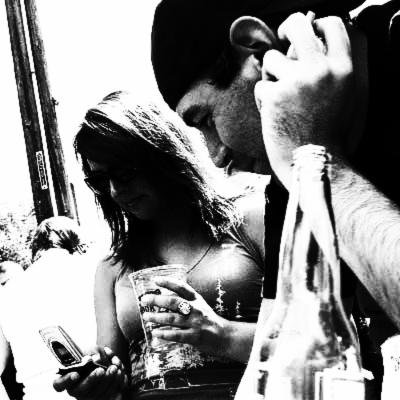
#> input picture outputs/enhanced_Y/img1.jpg, 400 x 400 px; its folder holds only this picture in this run
$ python main.py --input outputs/enhanced_Y/img1.jpg
#> lines starting #> are read from the running program, lines starting #| are printed output that depends on the picture
### utils.py
# utils.py
import numpy as np
from PIL import Image
import os

def ensure_dirs(paths):
    for p in paths:
        os.makedirs(p, exist_ok=True)

# [10 lines left out: function load_image, not called in this run]

def load_maybe_gray(path):
    """
    Load and return either HxW grayscale (2D) or HxWx3 RGB (3D) depending on file.
    We'll use Pillow to inspect mode.
    """
    im = Image.open(path)
    if im.mode == "L":
        arr = np.asarray(im).astype(np.float32)
        return arr  # 2D
    else:
        im = im.convert("RGB")
        return np.asarray(im).astype(np.float32)

def save_rgb(path, arr):
    a = np.clip(arr, 0, 255).astype(np.uint8)
    Image.fromarray(a).save(path)

def save_gray(path, arr):
    a = np.clip(arr, 0, 255).astype(np.uint8)
    Image.fromarray(a).convert("L").save(path)

# [8 lines left out: function is_grayscale_array, not called in this run]

# YUV conversion (BT.601 / simple)
def rgb_to_yuv(rgb):
    # rgb in float32 [0,255]
    R = rgb[...,0]; G = rgb[...,1]; B = rgb[...,2]
    Y = 0.299*R + 0.587*G + 0.114*B
    U = -0.14713*R - 0.28886*G + 0.436*B
    V = 0.615*R - 0.51499*G - 0.10001*B
    return Y, U, V

def yuv_to_rgb(Y, U, V):
    R = Y + 1.13983*V
    G = Y - 0.39465*U - 0.58060*V
    B = Y + 2.03211*U
    return np.stack([R, G, B], axis=-1)

def grayscale_from_rgb(rgb):
    Y, _, _ = rgb_to_yuv(rgb)
    return Y

### enhance.py
# enhance.py
import numpy as np
from scipy.ndimage import gaussian_filter

def contrast_stretching_cst(r, E=0.5):
    """
    Contrast Stretching Transformation (CST)
    Equation (1)
    """
    m = np.mean(r)
    scale = 128.0
    s = m + (r - m) / (1.0 + np.exp(-E * (r - m) / scale))
    return s

def logistic_s_curve(r, k=10.0):
    """
    Logistic S-Curve
    Equation (2)
    """
    r_norm = (r - 128.0) / 128.0
    l = 1.0 / (1.0 + np.exp(-k * r_norm))
    return l * 255.0

def lip_combine(s, l, W=1.0):
    """
    LIP Combination
    Equation (3) + Power (4)
    """
    L0 = 255.0
    p = (s + l - (s * l) / L0)
    p = np.maximum(p, 0.0)
    pW = np.power(p / L0, np.maximum(W, 1e-6)) * L0
    return pW

def adaptive_linear_stretch(pW):
    """
    Adaptive Stretch
    Equation (5)(6)(7)
    """
    pmin = pW.min()
    pmax = pW.max()
    if pmax - pmin < 1e-8:
        return np.clip(pW, 0, 255)
    alpha = 255.0 / (pmax - pmin)
    beta = -pmin * alpha
    n = alpha * pW + beta
    return np.clip(n, 0, 255)

def enhance_grayscale(Y, W=3.0, E=0.5, k_log=10.0, smooth_sigma=0.5):
    """
    Full Journal 1 Enhancement Pipeline
    """
    s = contrast_stretching_cst(Y, E=E)
    l = logistic_s_curve(Y, k=k_log)
    pW = lip_combine(s, l, W=W)

    if smooth_sigma and smooth_sigma > 0:
        pW = gaussian_filter(pW, sigma=smooth_sigma)

    n = adaptive_linear_stretch(pW)
    return n

### colorize.py
# colorize.py
import numpy as np
from scipy.sparse import lil_matrix, csr_matrix, diags
from scipy.sparse.linalg import spsolve, lsqr
from tqdm import tqdm

def get_4_neighbors(h, w):
    # returns neighbor lists for each pixel index
    neigh = [[] for _ in range(h*w)]
    for y in range(h):
        for x in range(w):
            i = y*w + x
            if x > 0: neigh[i].append(i-1)
            if x < w-1: neigh[i].append(i+1)
            if y > 0: neigh[i].append(i-w)
            if y < h-1: neigh[i].append(i+w)
    return neigh

def build_linear_system(Y, known_mask, known_vals, sigma=5.0):
    """
    Build A x = b for Levin-style color propagation.
    - Y: HxW luminance
    - known_mask: HxW boolean (True where the chroma value is known / seed)
    - known_vals: HxW float values at seeds (0 elsewhere)
    - sigma: controls weight sensitivity
    """
    h, w = Y.shape
    N = h*w
    neigh = get_4_neighbors(h,w)
    A = lil_matrix((N, N), dtype=np.float32)
    b = np.zeros(N, dtype=np.float32)

    Yf = Y.flatten()
    known_mask_f = known_mask.flatten()
    known_vals_f = known_vals.flatten()

    for i in range(N):
        if known_mask_f[i]:
            A[i, i] = 1.0
            b[i] = known_vals_f[i]
        else:
            wsum = 0.0
            weights = []
            yi = Yf[i]
            for j in neigh[i]:
                yj = Yf[j]
                wij = np.exp(-((yi - yj)**2) / (2.0 * (sigma**2) + 1e-12))
                weights.append((j, wij))
                wsum += wij
            if wsum < 1e-12:
                # fallback: simple Laplacian
                A[i, i] = 1.0
                for j in neigh[i]:
                    A[i, j] = -1.0 / len(neigh[i])
            else:
                A[i, i] = 1.0
                for j, wij in weights:
                    A[i, j] = -wij / (wsum + 1e-12)
            b[i] = 0.0
    return csr_matrix(A), b

def solve_channel(Y, seeds_mask, seeds_vals, sigma=5.0):
    """
    Solve for a single chroma channel (U or V).
    seeds_mask, seeds_vals are HxW arrays.
    """
    A, b = build_linear_system(Y, seeds_mask, seeds_vals, sigma=sigma)
    # Add regularization to avoid singular matrix (use sparse diagonal for efficiency)
    reg_diag = diags([1e-6] * A.shape[0], offsets=0, format='csr')
    A_reg = A + reg_diag
    try:
        x = spsolve(A_reg, b)
    except RuntimeError as e:
        # Fallback: use least-squares (more robust)
        result = lsqr(A_reg, b, atol=1e-6, btol=1e-6)
        x = result[0]
    return x.reshape(Y.shape)

def sample_seeds_from_channel(channel, seed_ratio=0.05, rng_seed=0):
    """
    Randomly sample pixels from a true chroma channel to use as seeds.
    Returns mask and values.
    """
    h,w = channel.shape
    N = h*w
    n_seeds = max(1, int(N * seed_ratio))
    rng = np.random.default_rng(rng_seed)
    idx = rng.choice(N, size=n_seeds, replace=False)
    mask = np.zeros(N, dtype=bool)
    vals = np.zeros(N, dtype=np.float32)
    mask[idx] = True
    vals[idx] = channel.flatten()[idx]
    return mask.reshape((h,w)), vals.reshape((h,w))

# [13 lines left out: function generate_seeds_from_reference, not called in this run]

def generate_pseudocolor_seeds_from_colormap(Y, cmap='viridis', seed_ratio=0.05, rng_seed=0):
    """
    For pure grayscale input: create a synthetic color reference by mapping Y through a matplotlib colormap,
    then sample seeds from that synthetic chroma. This produces plausible-looking color but is only heuristic.
    """
    import matplotlib
    import matplotlib.cm as cm
    norm = matplotlib.colors.Normalize(vmin=0, vmax=255)
    mapper = cm.get_cmap(cmap)
    rgba = mapper(norm(Y.astype(np.float32)))  # HxWx4 in 0..1
    rgb = (rgba[...,:3] * 255.0).astype(np.float32)
    from utils import rgb_to_yuv
    _, Uc, Vc = rgb_to_yuv(rgb)
    umask, uvals = sample_seeds_from_channel(Uc, seed_ratio=seed_ratio, rng_seed=rng_seed)
    vmask, vvals = sample_seeds_from_channel(Vc, seed_ratio=seed_ratio, rng_seed=rng_seed+1)
    return umask, uvals, vmask, vvals

### main.py
# main.py -- unified program that handles RGB or grayscale input
import argparse
import os
from utils import ensure_dirs, load_maybe_gray, load_image, save_rgb, save_gray, is_grayscale_array, grayscale_from_rgb, rgb_to_yuv, yuv_to_rgb
from enhance import enhance_grayscale
from colorize import (
    solve_channel,
    sample_seeds_from_channel,
    generate_seeds_from_reference,
    generate_pseudocolor_seeds_from_colormap,
    sample_seeds_from_channel
)
import numpy as np

def prepare_folders():
    ensure_dirs([
        "datasets/rgb",
        "datasets/grayscale",
        "outputs/enhanced_Y",
        "outputs/final_rgb"
    ])

# [20 lines left out: function process_rgb_input, not called in this run]

def process_gray_input(gray_arr, args):
    """
    Input: gray_arr HxW floats
    Steps:
      - enhance grayscale Y
      - if reference provided, use reference to sample seeds
      - otherwise, generate pseudocolor seeds using a colormap
      - solve for U,V and reconstruct RGB
    """
    Y = gray_arr
    Y_enh = enhance_grayscale(Y, W=args.W, E=args.E, k_log=args.k_log, smooth_sigma=args.smooth_sigma)

    if args.reference is not None:
        ref = load_image(args.reference)
        # check size match
        if ref.shape[0] != Y.shape[0] or ref.shape[1] != Y.shape[1]:
            raise ValueError("Reference image must have the same dimensions as input grayscale image.")
        umask, uvals, vmask, vvals = generate_seeds_from_reference(Y_enh, ref, seed_ratio=args.seed_ratio, rng_seed=args.rng_seed)
    else:
        umask, uvals, vmask, vvals = generate_pseudocolor_seeds_from_colormap(Y_enh, cmap=args.cmap, seed_ratio=args.seed_ratio, rng_seed=args.rng_seed)

    U_est = solve_channel(Y_enh, umask, uvals, sigma=args.sigma)
    V_est = solve_channel(Y_enh, vmask, vvals, sigma=args.sigma)
    rgb_out = yuv_to_rgb(Y_enh, U_est, V_est)
    return Y_enh, rgb_out


# [26 lines left out: function _process_and_save, not called in this run]

def main(args):
    prepare_folders()

    # If no input provided, process all images in datasets/grayscale/
    if args.input is None:
        # batch process folder
        folder = os.path.join("datasets", "grayscale")
        if not os.path.isdir(folder):
            raise FileNotFoundError(f"Default dataset folder not found: {folder}")
        files = [os.path.join(folder, f) for f in os.listdir(folder) if f.lower().endswith(('.png', '.jpg', '.jpeg', '.bmp', '.tif', '.tiff'))]
        if len(files) == 0:
            raise FileNotFoundError(f"No image files found in default folder: {folder}")
        for fp in files:
            print(f"Processing {fp}")
            img = load_maybe_gray(fp)
            _process_and_save(fp, img, args)
        return

    # load image (grayscale or rgb)
    img = load_maybe_gray(args.input)
#> in load_maybe_gray, im is the input picture: PIL image 400x400 L; min 0, max 255, mean 133.8

    # determine mode
    if isinstance(img, np.ndarray) and img.ndim == 2:
        mode = "grayscale"
    else:
        # check if RGB but actually grayscale
        if is_grayscale_array(img):
            mode = "grayscale"
            # convert to 2D
            img = img[...,0]
        else:
            mode = "rgb"

    print(f"Detected mode: {mode}")

    if mode == "rgb":
        Y_enh, rgb_out = process_rgb_input(img, args)
        # save
        if args.output:
            save_rgb(args.output, rgb_out)
            print(f"Saved final RGB to {args.output}")
        else:
            base = os.path.basename(args.input)
            save_gray(os.path.join("outputs/enhanced_Y", base), Y_enh)
            save_rgb(os.path.join("outputs/final_rgb", base), rgb_out)
            print("Saved enhanced Y and final RGB to outputs/")

    else:
        # grayscale
        Y_enh, rgb_out = process_gray_input(img, args)
#> in contrast_stretching_cst, `m = np.mean(r)`: m = 133.8
#> in enhance_grayscale, `pW = gaussian_filter(pW, sigma=smooth_sigma)`:
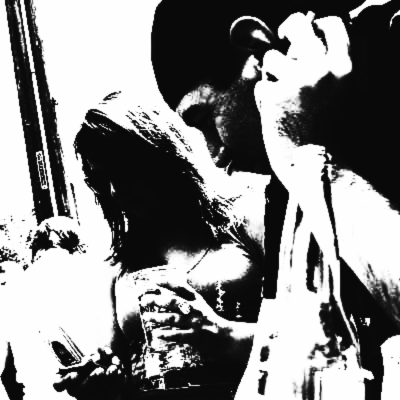
#> pW: shape (400, 400) float32; min 9.11, max 255, mean 136.3
#> in adaptive_linear_stretch, `pmin = pW.min()`: pmin = 9.11
#> in adaptive_linear_stretch, `pmax = pW.max()`: pmax = 255
#> in adaptive_linear_stretch, `alpha = 255.0 / (pmax - pmin)`: alpha = 1.04
#> in adaptive_linear_stretch, `beta = -pmin * alpha`: beta = -9.45
#> in generate_pseudocolor_seeds_from_colormap, `umask, uvals = sample_seeds_from_channel(Uc, seed_ratio=seed_ratio, rn..`:
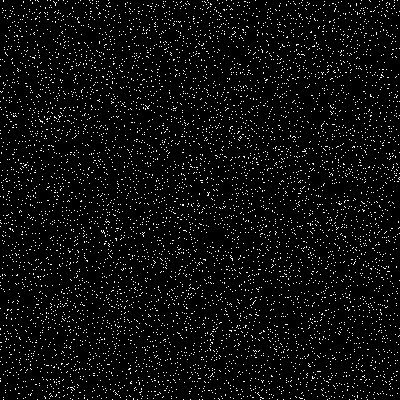
#> umask: shape (400, 400) bool; 5% white in thin lines or dots
#> in generate_pseudocolor_seeds_from_colormap, `vmask, vvals = sample_seeds_from_channel(Vc, seed_ratio=seed_ratio, rn..`: vmask: shape (400, 400) bool; 5% white in thin lines or dots
#> in generate_pseudocolor_seeds_from_colormap, `vmask, vvals = sample_seeds_from_channel(Vc, seed_ratio=seed_ratio, rn..`:
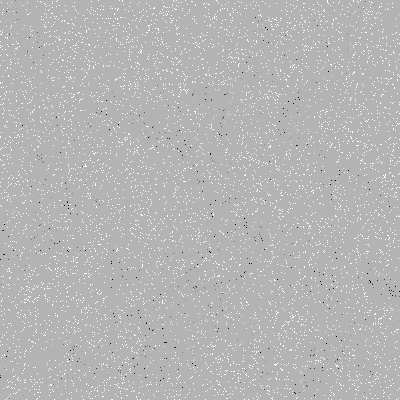
#> vvals: shape (400, 400) float32; min -78.57, max 33.1, mean 1.2; drawn with min black and max white
#> the loop in build_linear_system, `for i in range(N):` made 160000 passes
#> yi on passes 1, 2, 3, 5, 6, 7, 8, 9, 10, 11, 12, 13: 255, 255, 255, 227.9, 33.05, 9.24, 17.27, 17.66, 6.8, 4.71, 4.75, 11.25
#> in solve_channel, `return x.reshape(Y.shape)`:
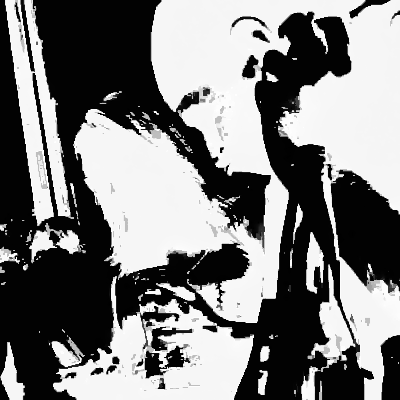
#> returned value: shape (400, 400) float64; min -89.28, max 30.47, mean -30.4; drawn with min black and max white
#> the loop in build_linear_system (call 2), `for i in range(N):` made 160000 passes
#> in yuv_to_rgb, `B = Y + 2.03211*U`:
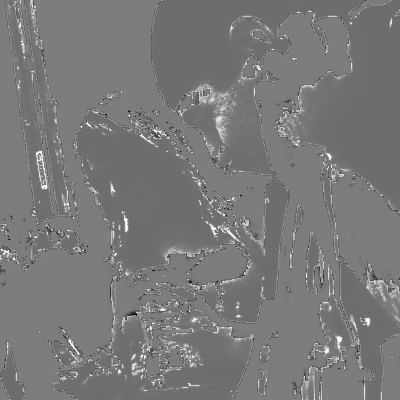
#> B: shape (400, 400) float64; min -98.11, max 255, mean 70.2; drawn with min black and max white
#> in yuv_to_rgb, `return np.stack([R, G, B], axis=-1)`:
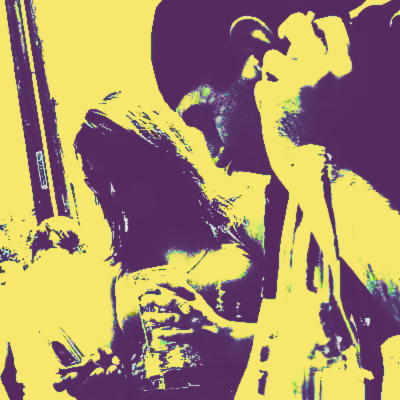
#> returned value: shape (400, 400, 3) float64; mean of channels 0, 1, 2 165, 127.1, 70.2; drawn with min black and max white
        # always save to outputs folders
        base = os.path.basename(args.input)
        save_gray(os.path.join("outputs/enhanced_Y", base), Y_enh)
        save_rgb(os.path.join("outputs/final_rgb", base.replace(".", "_color.")), rgb_out)
#> in save_rgb, `a = np.clip(arr, 0, 255).astype(np.uint8)`:
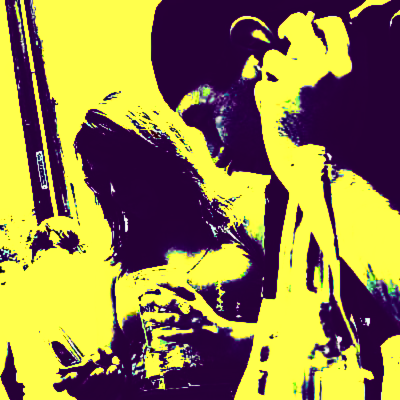
#> a: shape (400, 400, 3); mean of channels 0, 1, 2 148.5, 131, 69.8; drawn as R, G, B
        print("Saved enhanced Y and final RGB to outputs/")
        # also save to --output if requested
        if args.output:
            save_rgb(args.output, rgb_out)
            print(f"Also saved final RGB to {args.output}")

if __name__ == "__main__":
    p = argparse.ArgumentParser(description="Unified enhancement + colorization (Journal1+Journal2)")
    p.add_argument("--input", default=None, help="Path to input image (RGB or grayscale). If omitted, process all images in datasets/grayscale/")
    p.add_argument("--output", default=None, help="(Optional) Path to save final RGB output")
    p.add_argument("--reference", default=None, help="(Optional) Path to reference RGB for color seeds (useful for grayscale inputs)")
    p.add_argument("--W", type=float, default=3.0, help="LIP power W")
    p.add_argument("--E", type=float, default=0.5, help="CST slope E")
    p.add_argument("--k_log", type=float, default=10.0, help="Logistic curve steepness")
    p.add_argument("--smooth_sigma", type=float, default=0.5, help="Gaussian smoothing sigma after LIP")
    p.add_argument("--seed_ratio", type=float, default=0.05, help="Fraction of pixels used as seeds (0..1)")
    p.add_argument("--sigma", type=float, default=5.0, help="Sigma parameter for weight function in color propagation")
    p.add_argument("--cmap", default="viridis", help="Colormap for pseudo-color seeds when grayscale has no reference")
    p.add_argument("--rng_seed", type=int, default=0, help="Random seed for reproducibility")
    args = p.parse_args()
    main(args)
